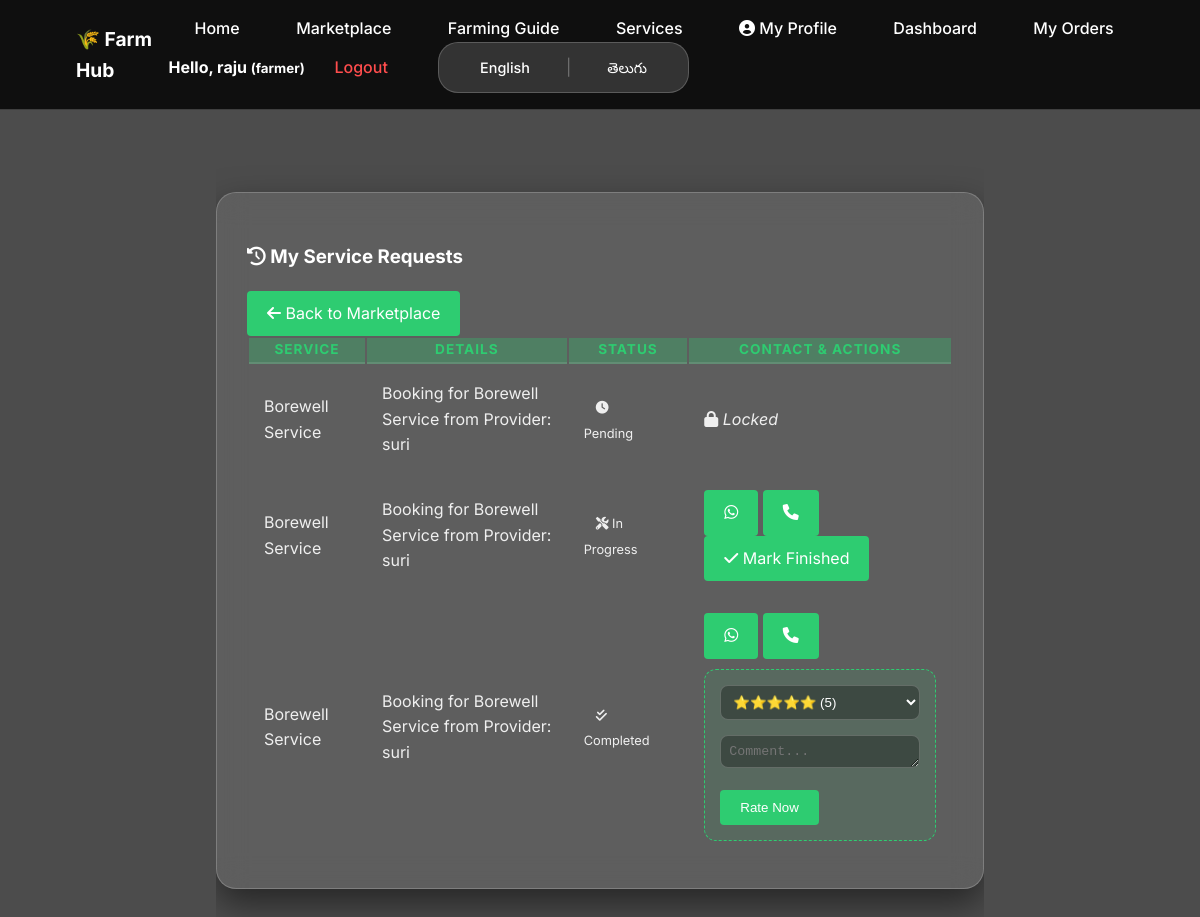
The app's page /services/history (signed in) with its own data.
### tables this page shows
CREATE TABLE service_requests (
        id INTEGER PRIMARY KEY AUTOINCREMENT, 
        farmer_id INTEGER NOT NULL, 
        provider_id INTEGER, 
        service_type TEXT NOT NULL, 
        details TEXT NOT NULL, 
        status TEXT DEFAULT 'Pending', 
        FOREIGN KEY (farmer_id) REFERENCES users (id), 
        FOREIGN KEY (provider_id) REFERENCES users (id));

### app.py (the view)
@app.route('/services/history')
@login_required
@farmer_required
def my_service_history():
    conn = get_db_connection()
    my_reqs = conn.execute('''SELECT sr.*, u.phone as provider_phone
                                FROM service_requests sr
                                LEFT JOIN users u ON sr.provider_id = u.id
                                WHERE sr.farmer_id = ? ORDER BY sr.id DESC''', (session['user_id'],)).fetchall()
    conn.close()
    return render_template('my_service_history.html', requests=my_reqs)

### app.py (called while the page is built)
def get_locale():
    return session.get('lang', request.accept_languages.best_match(['en', 'te']))

@app.template_filter('localize')
def localize_filter(value):
    if not value: return ""
    val_str = str(value)
    if '|' not in val_str: return val_str
    parts = val_str.split('|')
    if session.get('lang') == 'te' and len(parts) > 1:
        return parts[1].strip()
    return parts[0].strip()

def get_db_connection():
    conn = sqlite3.connect(DB_NAME, timeout=20)
    conn.row_factory = sqlite3.Row
    conn.execute('PRAGMA journal_mode=WAL;')
    return conn

def login_required(f):
    @wraps(f)
    def wrapper(*args, **kwargs):
        if 'user_id' not in session:
            flash(_('Please log in first.'), 'danger')
            return redirect(url_for('login'))
        return f(*args, **kwargs)
    return wrapper

def farmer_required(f):
    @wraps(f)
    def wrapper(*args, **kwargs):
        if session.get('role') != 'farmer':
            flash(_('Access Restricted: This page is for farmers only.'), 'warning')
            return redirect(url_for('marketplace'))
        return f(*args, **kwargs)
    return wrapper

### templates/my_service_history.html (shortened to what this page needs)
{% extends 'base.html' %}
{% block content %}
<div class="container mt-4">
    <div class="glass-panel">
        <div class="d-flex justify-content-between align-items-center mb-4">
            <h3 class="mb-0"><i class="fas fa-history text-success me-2"></i> {{ _('My Service Requests') }}</h3>
            <a href="{{ url_for('services') }}" class="btn btn-outline-light btn-sm px-4 rounded-pill">
                <i class="fas fa-arrow-left me-1"></i> {{ _('Back to Marketplace') }}
            </a>
        </div>
        <div class="table-responsive">
            <table class="table mb-0">
                <thead>
                    <tr>
                        <th>{{ _('Service') }}</th>
                        <th>{{ _('Details') }}</th>
                        <th>{{ _('Status') }}</th>
                        <th>{{ _('Contact & Actions') }}</th>
                    </tr>
                </thead>
                <tbody>
                    {% if requests %}
                        {% for req in requests %}
                        <tr>
                            <td class="fw-bold">{{ req['service_type'] | localize }}</td>
                            <td>{{ req['details'] | localize }}</td>
                            <td>
                                {% if req['status'] == 'Pending' %}
                                    <span class="badge bg-warning text-dark"><i class="fas fa-clock me-1"></i> {{ _('Pending') }}</span>
                                {% elif req['status'] == 'Accepted' %}
                                    <span class="badge bg-primary"><i class="fas fa-tools me-1"></i> {{ _('In Progress') }}</span>
                                {% elif req['status'] == 'Completed' %}
                                    <span class="badge bg-success"><i class="fas fa-check-double me-1"></i> {{ _('Completed') }}</span>
                                {% endif %}
                            </td>
                            <td>
                                {% if req['status'] == 'Accepted' or req['status'] == 'Completed' %}
                                    <div class="btn-group btn-group-sm mb-2">
                                        <a href="https://wa.me/91{{ req['provider_phone'] }}" class="btn btn-success" target="_blank">
                                            <i class="fab fa-whatsapp"></i>
                                        </a>
                                        <a href="tel:{{ req['provider_phone'] }}" class="btn btn-primary">
                                            <i class="fas fa-phone"></i>
                                        </a>
                                    </div>
                                {% endif %}
                                {% if req['status'] == 'Accepted' %}
                                    <div class="mt-1">
                                        <a href="{{ url_for('mark_service_complete', request_id=req['id']) }}" class="btn btn-sm btn-outline-success w-100">
                                            <i class="fas fa-check me-1"></i> {{ _('Mark Finished') }}
                                        </a>
                                    </div>
                                {% elif req['status'] == 'Completed' %}
                                    <div class="rating-container">
                                        <form action="{{ url_for('submit_feedback', request_id=req['id']) }}" method="POST">
                                            <div class="d-flex flex-column gap-2">
                                                <select name="rating" class="feedback-input" required>
                                                    <option value="5">⭐⭐⭐⭐⭐ (5)</option>
                                                </select>
                                                <textarea name="comment" class="feedback-input" rows="1" placeholder="{{ _('Comment...') }}"></textarea>
                                                <button type="submit" class="btn btn-sm btn-success">
                                                    {{ _('Rate Now') }}
                                                </button>
                                            </div>
                                        </form>
                                    </div>
                                {% else %}
                                    <span class="text-white-50 small"><em><i class="fas fa-lock me-1"></i> {{ _('Locked') }}</em></span>
                                {% endif %}
                            </td>
                        </tr>
                        {% endfor %}
                    {% endif %}
                </tbody>
            </table>
        </div>
    </div>
</div>
{% endblock %}

### static/style.css (style rules this page uses)
:root { --primary-color: #2ecc71; --secondary-color: #27ae60; --dark-color: #34495e; --light-color: #ecf0f1; --danger-color: #e74c3c; }
body { font-family: 'Segoe UI', Tahoma, Geneva, Verdana, sans-serif; line-height: 1.6; margin: 0; background-color: #f4f7f6; color: #333; }
.container { width: 80%; margin: auto; overflow: hidden; padding: 2rem 0; }
input, select, textarea { width: 100%; padding: 10px; margin-bottom: 15px; border: 1px solid #ddd; border-radius: 4px; box-sizing: border-box; }
.btn { display: inline-block; background: var(--primary-color); color: white; padding: 10px 20px; border: none; border-radius: 4px; cursor: pointer; text-decoration: none; }

### templates/base.html (style rules this page uses)
:root { --glass: rgba(255, 255, 255, 0.15); --border: rgba(255, 255, 255, 0.2); }
body { font-family: 'Inter', sans-serif; margin: 0; padding: 0; }
body { top: 0px !important; }

### templates/my_service_history.html (style rules this page uses)
body { background: linear-gradient(rgba(0, 0, 0, 0.7), rgba(0, 0, 0, 0.7)), url('https://images.unsplash.com/photo-1500382017468-9049fed747ef?ixlib=rb-4.0.3&auto=format&fit=crop&w=1920&q=80'); background-size: cover; background-position: center; background-attachment: fixed; min-height: 100vh; color: white; }
.glass-panel { background: rgba(255, 255, 255, 0.1); backdrop-filter: blur(15px); -webkit-backdrop-filter: blur(15px); border: 1px solid rgba(255, 255, 255, 0.2); border-radius: 20px; padding: 30px; margin-top: 30px; box-shadow: 0 15px 35px rgba(0, 0, 0, 0.5); }
.table { color: white !important; background: transparent !important; }
.table thead { background: rgba(46, 204, 113, 0.3); }
.table thead th { color: #2ecc71 !important; border-bottom: 2px solid rgba(255, 255, 255, 0.1); text-transform: uppercase; font-size: 0.85rem; letter-spacing: 1px; }
.table tbody tr { border-bottom: 1px solid rgba(255, 255, 255, 0.05); transition: 0.3s; }
.table td { padding: 15px; vertical-align: middle; color: rgba(255, 255, 255, 0.9) !important; }
.fw-bold { color: #d2f7da !important; }
.badge { font-size: 0.8rem; padding: 6px 12px; border-radius: 6px; }
.rating-container { background: rgba(46, 204, 113, 0.1); padding: 15px; border-radius: 12px; border: 1px dashed #2ecc71; margin-top: 10px; }
.feedback-input { background: rgba(0, 0, 0, 0.3); border: 1px solid rgba(255, 255, 255, 0.2); color: white; border-radius: 8px; padding: 8px; }

### records on screen
service_requests: service_type "Borewell Service", details "Booking for Borewell Service from Provider: suri"
service_requests: service_type "Borewell Service", details "Booking for Borewell Service from Provider: suri"
service_requests: service_type "Borewell Service", details "Booking for Borewell Service from Provider: suri"

### other values on screen
{{ session.get('name') }} "raju"
{{ session.get('role') }} "farmer"
